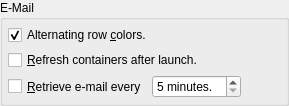
            <widget class="QGroupBox" name="groupBox_6">
             <property name="title">
              <string>E-Mail</string>
             </property>
             <layout class="QVBoxLayout" name="verticalLayout_10">
              <property name="spacing">
               <number>5</number>
              </property>
              <property name="leftMargin">
               <number>5</number>
              </property>
              <property name="topMargin">
               <number>5</number>
              </property>
              <property name="rightMargin">
               <number>5</number>
              </property>
              <property name="bottomMargin">
               <number>5</number>
              </property>
              <item>
               <widget class="QCheckBox" name="emailAlternatingRowColors">
                <property name="text">
                 <string>Alternating row &amp;colors.</string>
                </property>
                <property name="checked">
                 <bool>true</bool>
                </property>
               </widget>
              </item>
              <item>
               <widget class="QCheckBox" name="refreshEmail">
                <property name="text">
                 <string>&amp;Refresh containers after launch.</string>
                </property>
               </widget>
              </item>
              <item>
               <layout class="QHBoxLayout" name="horizontalLayout_62">
                <property name="spacing">
                 <number>5</number>
                </property>
                <item>
                 <widget class="QCheckBox" name="autoEmailRetrieve">
                  <property name="sizePolicy">
                   <sizepolicy hsizetype="Minimum" vsizetype="Preferred">
                    <horstretch>0</horstretch>
                    <verstretch>0</verstretch>
                   </sizepolicy>
                  </property>
                  <property name="text">
                   <string>&amp;Retrieve e-mail every</string>
                  </property>
                 </widget>
                </item>
                <item>
                 <widget class="QSpinBox" name="emailRetrievalInterval">
                  <property name="suffix">
                   <string> minutes.</string>
                  </property>
                  <property name="minimum">
                   <number>5</number>
                  </property>
                  <property name="maximum">
                   <number>60</number>
                  </property>
                 </widget>
                </item>
                <item>
                 <spacer name="horizontalSpacer_46">
                  <property name="orientation">
                   <enum>Qt::Horizontal</enum>
                  </property>
                  <property name="sizeHint" stdset="0">
                   <size>
                    <width>40</width>
                    <height>20</height>
                   </size>
                  </property>
                 </spacer>
                </item>
               </layout>
              </item>
             </layout>
            </widget>
